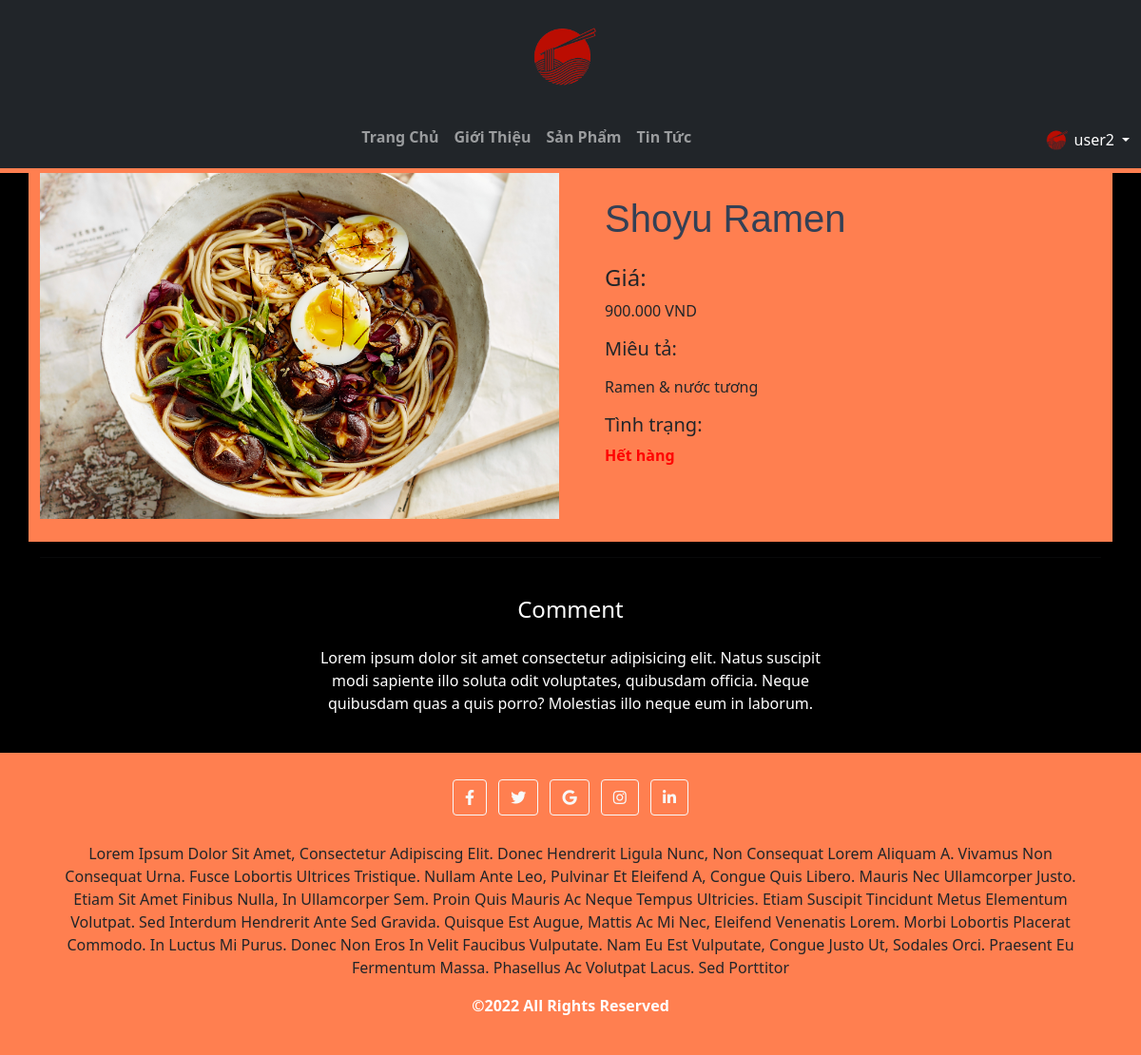
Screenshot of /productInfo.php (signed in) with the database file from the repository.
### tables this page shows
CREATE TABLE `product` (
  `id` int(10) UNSIGNED NOT NULL,
  `name` varchar(100) NOT NULL,
  `description` text NOT NULL,
  `price` float UNSIGNED NOT NULL,
  `img_path` text NOT NULL,
  `status` tinyint(1) NOT NULL DEFAULT 1 COMMENT '0: unavailable, 1: available',
  `feature` tinyint(1) NOT NULL DEFAULT 1 COMMENT '0: not featured on news, 1: featured on news',
  `comment_board_id` text NOT NULL
);

### productInfo.php (the view, shortened to what this page needs)
<?php
  require_once('config/config.php');
  $id = "";
  $query = "SELECT * FROM product WHERE id = '" . $id . "'";
  $res = mysqli_query($conn, $query);
  $dish = mysqli_fetch_all($res, MYSQLI_ASSOC);
  $dish1 = $dish[0];
?>
<!DOCTYPE html>
<html lang="en">
<head>
  <?php include ('header.php') ?>
  <link rel="stylesheet" href="styles/product-style.css">
</head>
<body>
  <div>
    <?php $IPATH = $_SERVER["DOCUMENT_ROOT"]."/btl-web/";
    include($IPATH."navbar.php");?>
  </div>
  <main class="">
    <div class="container dark-grey-text">
      <div class="row productDISP">
        <div class="col-md-6 mb-4">
          <img src="<?php echo htmlspecialchars($dish1['img_path']); ?>" class="img-fluid" alt="">
        </div>
        <div class="col-md-6 mb-4">
          <div class="p-4">
            <div class="mb-3">
                <h1><?php echo htmlspecialchars($dish1['name']); ?></h1>
            </div>
            <p class="lead">
              <span><h4>Giá:</h4><?php echo htmlspecialchars($dish1['price']); ?>.000 VND</span>
            </p>
            <p class="lead font-weight-bold"><h5>Miêu tả:</h5></p>
            <p><?php echo htmlspecialchars($dish1['description']); ?></p>
            <p><h5>Tình trạng:</h5>
              <?php
                  if ($dish1['status'] == 1) {
                    echo '<p class="stat-ok">Còn hàng<p>';
                  } else {
                    echo '<p class="stat-fail">Hết hàng<p>';
                  }
              ?>
            </p>
          </div>
        </div>
      </div>
      <hr>
      <div class="row d-flex justify-content-center commentDISP">
        <div class="col-md-6 text-center">
          <h4 class="my-4 h4">Comment</h4>
          <p>Lorem ipsum dolor sit amet consectetur adipisicing elit. Natus suscipit modi sapiente illo soluta odit
            voluptates,
            quibusdam officia. Neque quibusdam quas a quis porro? Molestias illo neque eum in laborum.</p>
        </div>
      </div>
      <div class="row wow fadeIn">
      </div>
    </div>
  </main>
  <div>
    <?php $IPATH = $_SERVER["DOCUMENT_ROOT"]."/btl-web/";
    include($IPATH."footer.php");?>
  </div>
</body>
</html>

### styles/product-style.css (style rules this page uses)
:root { --color: #ff7f50; --border: 5px solid #ff7f50; --gray: #57606f; --bg: rgba(255, 255, 255, 0.3); }
main { background-color: black; }
h1 { font-family: "Segoe UI Black", sans-serif; display: inline-block; position: relative; text-align: center; font-size: 34px; color: #344055; margin: 0; }
.productDISP { background-color: var(--color); }
.commentDISP { background-color: black; color: white; }
.stat-fail { color: red; font-weight: bold; }

### styles/header.css (style rules this page uses)
:root { --color: #ff7f50; --border: 5px solid #ff7f50; --gray: #57606f; --bg: rgba(255, 255, 255, 0.3); }

### rows the page displays
product: img_path (picture), name "Shoyu Ramen", price "900", description "Ramen & nước tương"

### other values shown
$_SESSION['username'] "user2"
